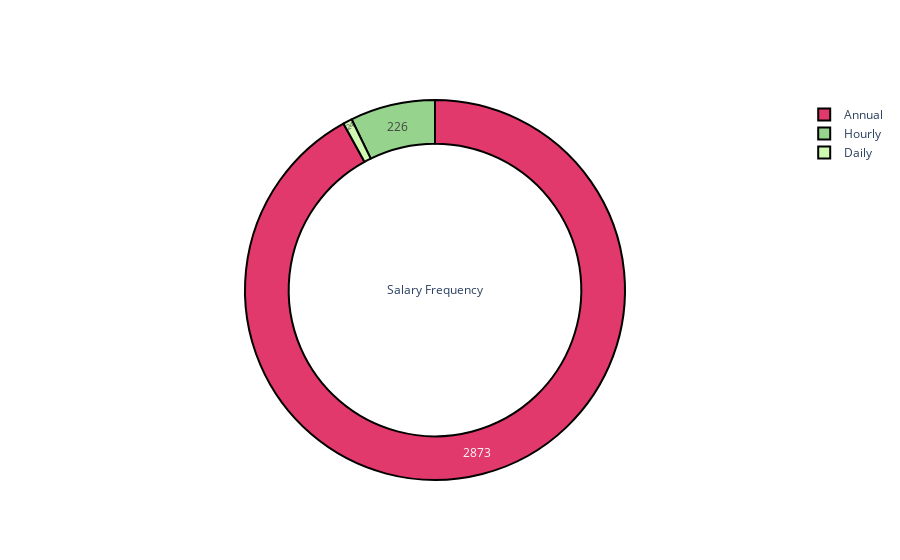

The code cell stored with this chart in its notebook:
### Markdown cell above
<div align='center'><font size="6" color="#ff3fb5">Salary Frequency</font></div>

### Code cell
freq = df['Salary Frequency'].value_counts()
py.iplot([pie_plot(freq, colors=['#E1396C', '#96D38C', '#D0F9B1'], title='Salary Frequency')])

### Figure 1 — Plotly figure (JSON) as saved in the notebook; plotly's stock layout.template omitted (floating-point values rounded to 4 significant figures)
{"data": [{"hole": 0.77, "hoverinfo": "label+percent", "labels": ["Annual", "Hourly", "Daily"], "marker": {"colors": ["#E1396C", "#96D38C", "#D0F9B1"], "line": {"color": "#000000", "width": 2}}, "textinfo": "value", "textposition": "inside", "title": {"text": "Salary Frequency"}, "type": "pie", "values": [2873, 226, 24]}], "layout": {}}
